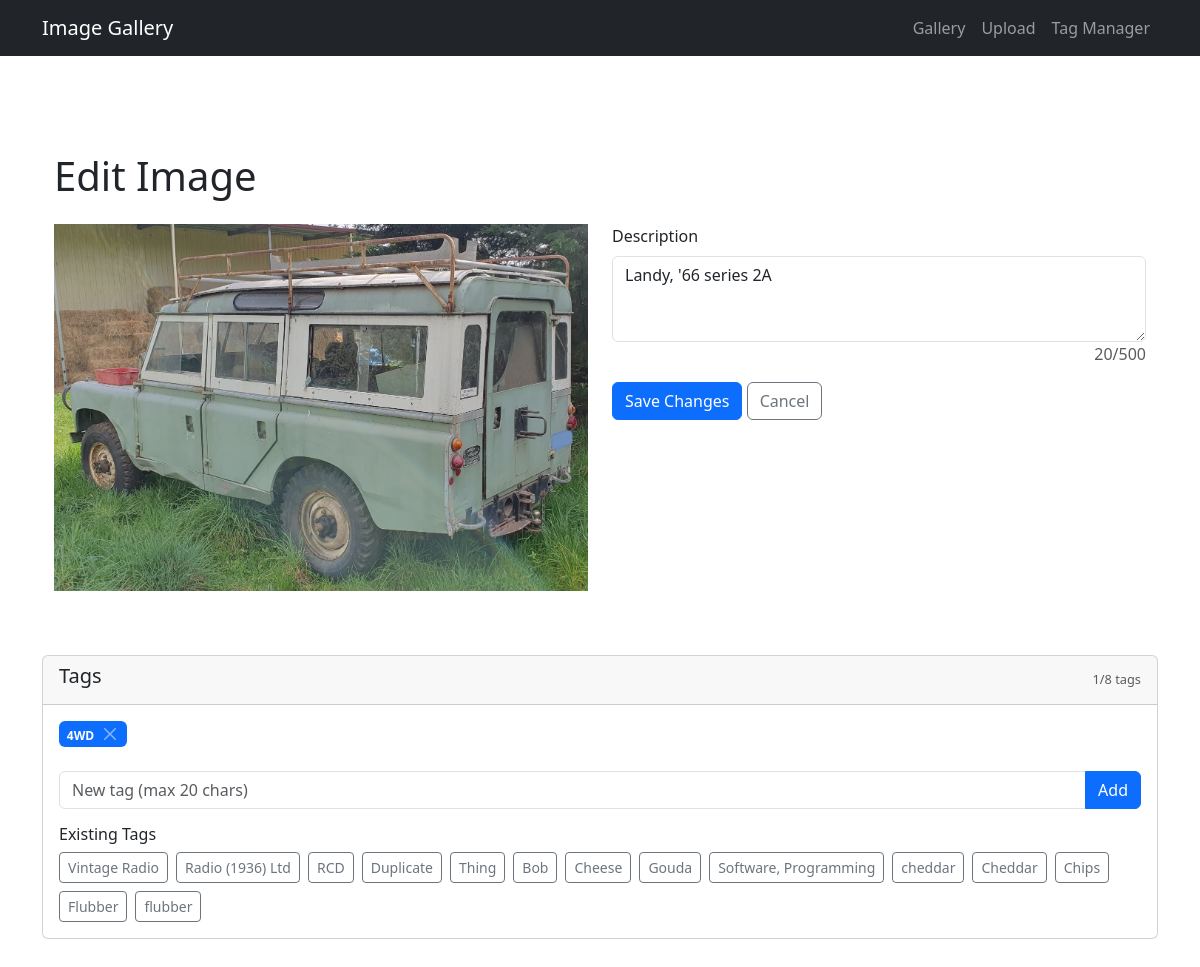
Page /edit/4 on the earlier database version.
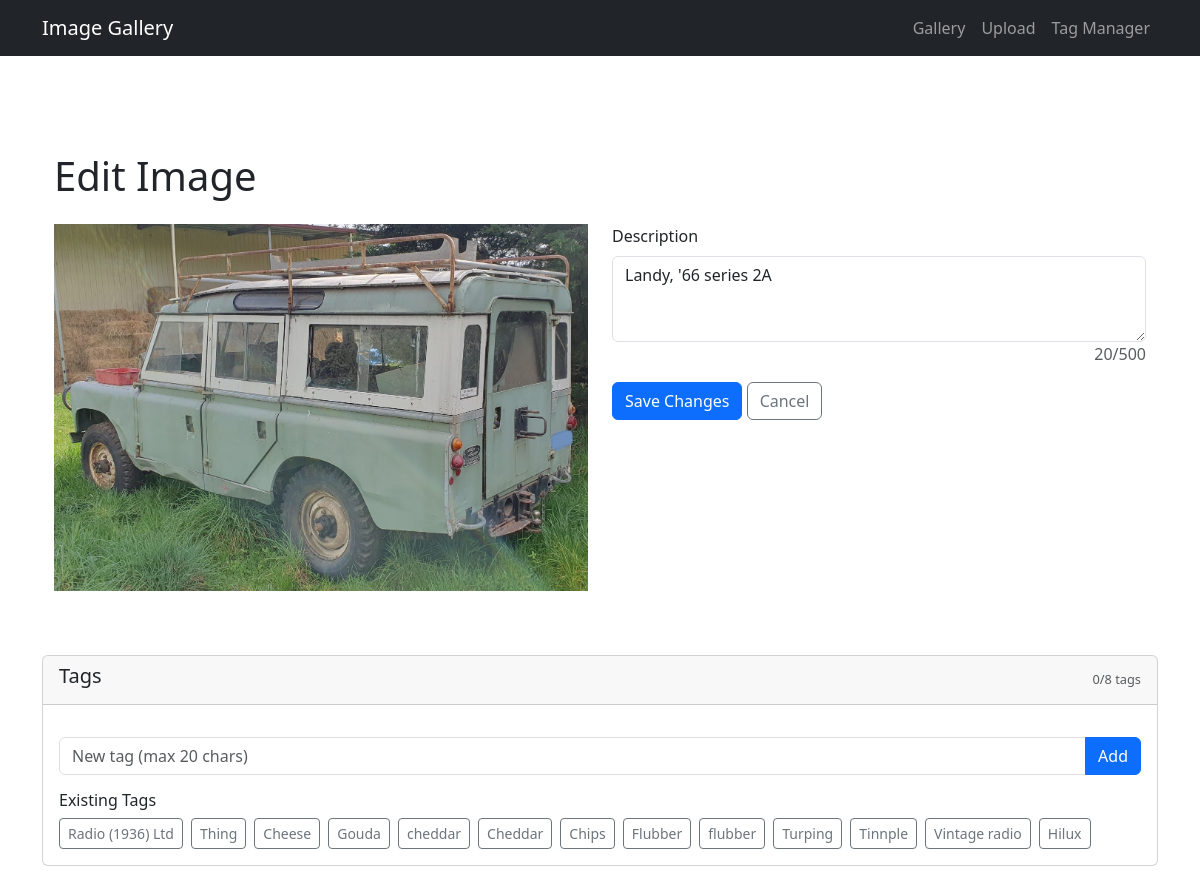
Same page on the later database version.
### app/models.py (models this page shows, shortened)
class Tag(db.Model):
    __tablename__ = 'Tag'
    id = db.Column(db.Integer, primary_key=True, autoincrement=True)
    name = db.Column(db.String(100), nullable=False, unique=True)
    __table_args__ = (
        Index('idx_tag_name_lower', func.lower(name)),
    )

### app/routes.py (the view)
@app.route('/edit/<int:image_id>')
def edit_image(image_id):
    image = models.Image.query.get_or_404(image_id)
    all_tags = models.Tag.query.all()
    return render_template('edit_image.html',
                           image=image,
                           all_tags=all_tags)

### app/templates/edit_image.html (shortened to what this page needs)
{% extends 'layout.html' %}
{% block content %}
<div class="container py-5">
    <h1 class="mb-4">Edit Image</h1>
    <div class="row">
        <div class="col-md-6">
            <img src="{{ url_for('static', filename='images/' + image.filename) }}"
                 class="img-fluid mb-3">
        </div>
        <div class="col-md-6">
            <form method="POST" action="{{ url_for('update_image', image_id=image.id) }}">
                <div class="mb-3">
                    <label class="form-label">Description</label>
                    <textarea name="description" class="form-control" rows="3" maxlength="500" oninput="countChars()">{{ image.description or '<i>No Description</i>' }}</textarea>
                    <div class="text-muted text-end">
                        <span id="charCount">{{ image.description|length if image.description else 0 }}</span>/500
                    </div>
                </div>
                <button type="submit" class="btn btn-primary">Save Changes</button>
                <a href="{{ url_for('gallery') }}" class="btn btn-outline-secondary">Cancel</a>
            </form>
        </div>
    </div>
</div>
<div class="card mb-4">
    <div class="card-header d-flex justify-content-between align-items-center">
        <h5>Tags</h5>
        <small class="text-muted tag-counter">
            <span id="currentTagCount">{{ image.tags|length }}</span>/8 tags
        </small>
    </div>
    <div class="card-body">
        <div class="mb-3" id="currentTags">
            {% for tag in image.tags %}
            <span class="badge bg-primary me-2 mb-2">
                {{ tag.name }}
                <button type="button" class="btn-close btn-close-white ms-1"
                        onclick="removeTag({{ image.id }}, {{ tag.id }})"></button>
            </span>
            {% endfor %}
        </div>
        <div class="input-group mb-3">
            <input type="text" id="newTagInput" class="form-control"
                   placeholder="New tag (max 20 chars)" maxlength="20">
            <button class="btn btn-primary" type="button" id="addTagBtn">Add</button>
        </div>
        {% if all_tags %}
        <div class="mt-3">
            <h6>Existing Tags</h6>
            <div class="d-flex flex-wrap gap-2" id="suggestedTags">
                {% for tag in all_tags %}
                {% if tag not in image.tags %}
                <button type="button" class="btn btn-sm btn-outline-secondary tag-suggestion"
                        onclick="addTag({{ image.id }}, {{ tag.id }}, '{{ tag.name }}')">
                    {{ tag.name }}
                </button>
                {% endif %}
                {% endfor %}
            </div>
        </div>
        {% endif %}
    </div>
</div>
{% endblock %}

Differences in the rows shown:
removed Tag: name "4WD", shown under "Tags"
removed Tag: name "Vintage Radio", shown under "Existing Tags"
removed Tag: name "RCD", shown under "Existing Tags"
removed Tag: name "Duplicate", shown under "Existing Tags"
removed Tag: name "Bob", shown under "Existing Tags"
removed Tag: name "Software, Programming", shown under "Existing Tags"
added Tag: name "Turping", shown under "Existing Tags"
added Tag: name "Tinnple", shown under "Existing Tags"
added Tag: name "Vintage radio", shown under "Existing Tags"
added Tag: name "Hilux", shown under "Existing Tags"
Other differences:
{{ image.tags|length }}: "1" → "0"
